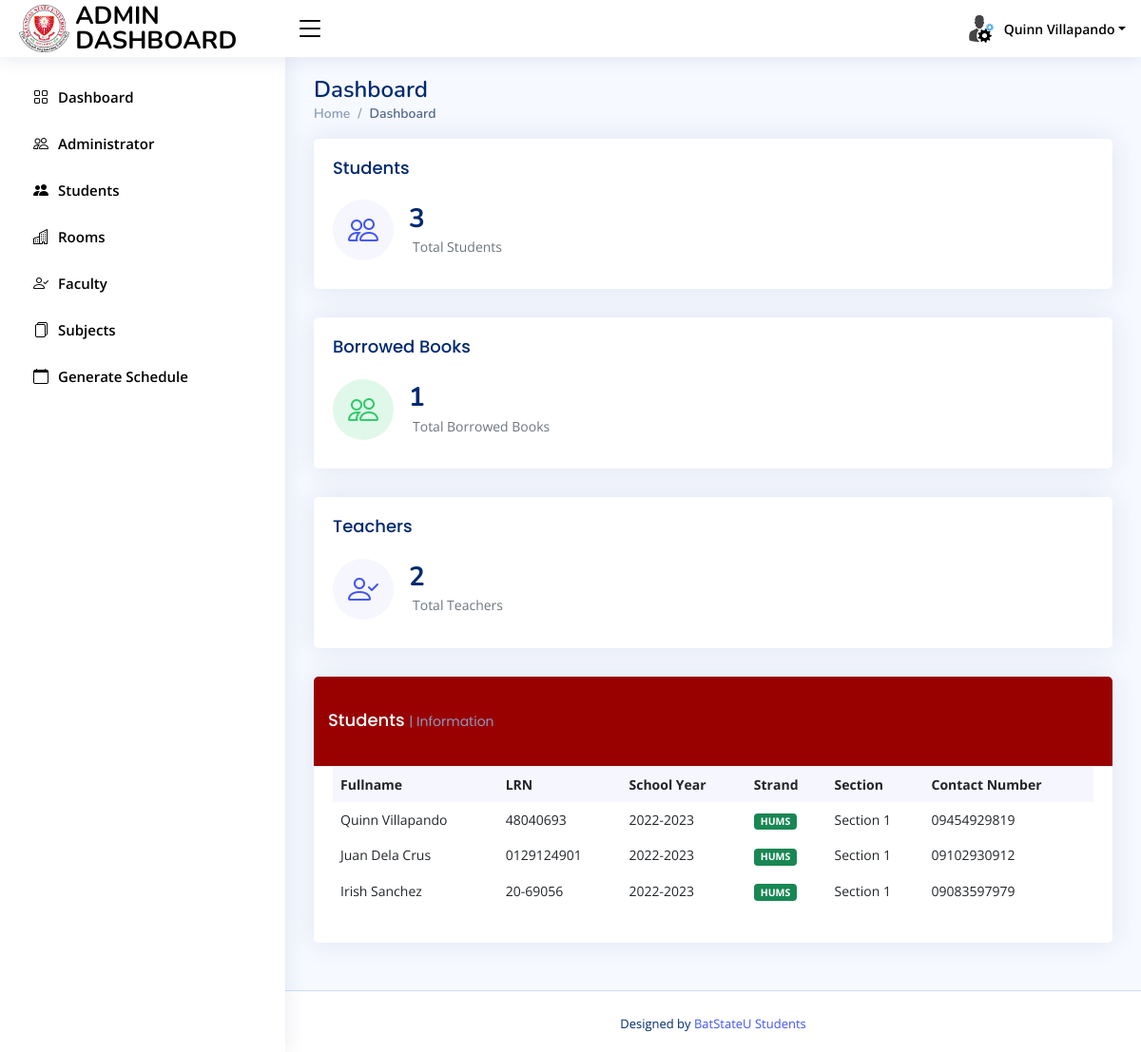
Page /dashboard.php (signed in) on the committed database.
### tables this page shows
CREATE TABLE `tbl_students` (
  `id` int(255) NOT NULL,
  `name` varchar(255) NOT NULL,
  `gender` varchar(255) NOT NULL,
  `lrn` varchar(255) NOT NULL,
  `schoolyear` varchar(255) NOT NULL,
  `yearlevel` varchar(255) NOT NULL,
  `strand` varchar(255) NOT NULL,
  `contactnumber` varchar(255) NOT NULL,
  `parents` varchar(255) NOT NULL,
  `parentscontactnumber` varchar(255) NOT NULL,
  `section` varchar(255) NOT NULL,
  `email` varchar(255) NOT NULL,
  `file` varchar(255) NOT NULL,
  `username` varchar(255) NOT NULL,
  `password` varchar(255) NOT NULL,
  `type` varchar(255) NOT NULL
);

### dashboard.php (the view, shortened to what this page needs)
<?php include 'head.php'; ?>
<body >
<?php include 'nav.php'; ?>
<?php include 'sidebar.php'; ?>
  <main id="main" class="main">
    <div class="pagetitle">
      <h1>Dashboard</h1>
      <nav>
        <ol class="breadcrumb">
          <li class="breadcrumb-item"><a href="index.html">Home</a></li>
          <li class="breadcrumb-item active">Dashboard</li>
        </ol>
      </nav>
    </div>
    <section class="section dashboard">
      <div class="row">
            <div class="col-xxl-4 col-xl-12">
              <div class="card info-card sales-card">
                <div class="card-body">
                  <h5 class="card-title">Students</h5>
                  <div class="d-flex align-items-center">
                    <div class="card-icon rounded-circle d-flex align-items-center justify-content-center">
                      <i class="bi bi-people"></i>
                    </div>
                    <div class="ps-3">
                      <h6><?php
                      $query1="SELECT count(*) as totalstudents FROM tbl_students WHERE type='Student'";
                      $result=mysqli_query($con,$query1);
                      if($result){
                          while($row=mysqli_fetch_assoc($result))
                        {
                              $totalstudents=$row['totalstudents'];
                        }
                        }
                        ?>
                          <?php echo $totalstudents; ?></h6><span class="text-muted small pt-2 ps-1">Total Students</span>
                    </div>
                  </div>
                </div>
              </div>
            </div>
            <div class="col-xxl-4 col-xl-12">
              <div class="card info-card revenue-card">
                <div class="card-body">
                  <h5 class="card-title">Borrowed Books</h5>
                  <div class="d-flex align-items-center">
                    <div class="card-icon rounded-circle d-flex align-items-center justify-content-center">
                      <i class="bi bi-people"></i>
                    </div>
                    <div class="ps-3">
                      <h6><?php
                      $query1="SELECT count(*) as totalparents FROM tbl_students GROUP BY username";
                      $result=mysqli_query($con,$query1);
                      if($result){
                          while($row=mysqli_fetch_assoc($result))
                        {
                              $totalparents=$row['totalparents'];
                        }
                        }
                        ?>
                          <?php echo $totalparents; ?></h6><span class="text-muted small pt-2 ps-1">Total Borrowed Books</span>
                    </div>
                  </div>
                </div>
              </div>
            </div>
            <div class="col-xxl-4 col-xl-12">
              <div class="card info-card sales-card">
                <div class="card-body">
                  <h5 class="card-title">Teachers</h5>
                  <div class="d-flex align-items-center">
                    <div class="card-icon rounded-circle d-flex align-items-center justify-content-center">
                      <i class="bi bi-person-check"></i>
                    </div>
                    <div class="ps-3">
                      <h6><?php
                      $query1="SELECT count(*) as totalteacher FROM tbl_students WHERE type='Teacher'";
                      $result=mysqli_query($con,$query1);
                      if($result){
                          while($row=mysqli_fetch_assoc($result))
                        {
                              $totalteacher=$row['totalteacher'];
                        }
                        }
                        ?>
                          <?php echo $totalteacher;?></h6><span class="text-muted small pt-2 ps-1">Total Teachers</span>
                    </div>
                  </div>
                </div>
              </div>
            </div>
        <div class="col-lg-12">
          <div class="row">
            <div class="col-12">
              <div class="card recent-sales overflow-auto">
                <div class="card-header" style="background-color:rgb(153, 0, 0)">
                  <h5 class="card-title" style="color:white;">Students <span>| Information</span></h5>
               </div>
                <div class="card-body">
                  <table class="table table-borderless datatable">
                    <thead>
                      <tr>
                        <th scope="col">Fullname</th>
                        <th scope="col">LRN</th>
                        <th scope="col">School Year</th>
                        <th scope="col">Strand</th>
                        <th scope="col">Section</th>
                        <th scope="col">Contact Number</th>
                      </tr>
                    </thead>
                    <tbody>
                    <?php
                      $query = "SELECT * FROM tbl_students WHERE type='Student'";
                      $read = mysqli_query($con,$query) or die(mysqli_error());
                      while ($row = mysqli_fetch_array($read)){
                        $name = $row['name'];
                        $lrn = $row['lrn'];
                        $schoolyear = $row['schoolyear'];
                        $strand = $row['strand'];
                        $contactnumber = $row['contactnumber'];
                        $section = $row['section'];
                        echo'<tr>
                           <td>'.$name.'</td>
                           <td>'.$lrn.'</td>
                           <td>'.$schoolyear.'</td>
                           <td><span class="badge bg-success">'.$strand.'</span></td>
                           <td>'.$section.'</td>
                           <td>'.$contactnumber.'</td>
                        </tr>';
                        }
                      ?>
                    </tbody>
                  </table>
                </div>
              </div>
            </div>
          </div>
        </div>
      </div>
    </section>
  </main>
 <?php include 'footer.php'; ?>
</body>
</html>

### head.php (shortened to what this page needs)
<?php
include'connection/conn.php';
$id=$_SESSION['id'];
$query = "SELECT * FROM tbl_admin WHERE id='".$id."'";
$read = mysqli_query($con,$query) or die(mysqli_error());
  while ($row = mysqli_fetch_array($read)){
  $fullname = $row['fullname'];
}
?>
<!DOCTYPE html>
<html lang="en">
<head>
  <link href="assets/vendor/bootstrap/css/bootstrap.min.css" rel="stylesheet">
  <link href="assets/vendor/bootstrap-icons/bootstrap-icons.css" rel="stylesheet">
  <link href="assets/vendor/boxicons/css/boxicons.min.css" rel="stylesheet">
  <link href="assets/vendor/quill/quill.snow.css" rel="stylesheet">
  <link href="assets/vendor/quill/quill.bubble.css" rel="stylesheet">
  <link href="assets/vendor/remixicon/remixicon.css" rel="stylesheet">
  <link href="assets/vendor/simple-datatables/style.css" rel="stylesheet">
  <link href="assets/css/style.css" rel="stylesheet">
  <link rel="stylesheet" href="https://cdnjs.cloudflare.com/ajax/libs/jqueryui/1.12.1/jquery-ui.css" />
</head>

### nav.php (shortened to what this page needs)
<header id="header" style="background-color:rgb(255, 255, 255)  " class="header fixed-top d-flex align-items-center">
  <div class="d-flex align-items-center justify-content-between">
    <a href="" class="logo d-flex align-items-center">
         <img src="../assets/img/logomain.png" alt="" height="50px">
                <span class="d-none d-lg-block" style="color:black">ADMIN DASHBOARD</span>
    </a>
    <i style="color:black" class="bi bi-list toggle-sidebar-btn" ></i>
  </div>
  <nav class="header-nav ms-auto">
    <ul class="d-flex align-items-center">
      <li class="nav-item dropdown pe-3">
        <a class="nav-link nav-profile d-flex align-items-center pe-0" href="#" data-bs-toggle="dropdown">
          <img src="img/administrator.png" alt="Profile" class="rounded-circle" style="color:black">
          <span class="d-none d-md-block dropdown-toggle ps-2" style="color:black"><?php echo $fullname; ?></span>
        </a>
      </li>
    </ul>
  </nav>
</header>

### sidebar.php
<aside id="sidebar" class="sidebar" style="background-color:rgb(255, 255, 255)">
  <ul class="sidebar-nav" id="sidebar-nav" style="background-color: rgb(255, 255, 255)">
    <li class="nav-item" >
      <a class="nav-link " href="dashboard.php" style="background-color:rgb(255, 255, 255)">
        <i class="bi bi-grid" style="color:black"></i>
        <span style="color:black">Dashboard</span>
      </a>
    </li>
    <li class="nav-item">
      <a class="nav-link " href="add_admin.php" style="background-color:rgb(255, 255, 255)">
        <i class="bi bi-people" style="color:black"></i>
        <span style="color:black">Administrator</span>
      </a>
    </li>
    <li class="nav-item">
      <a class="nav-link " href="add_student.php" style="background-color:rgb(255, 255, 255)">
        <i class="bi bi-people-fill" style="color:black"></i>
        <span style="color:black">Students <span class="badge bg-danger"></span></span>
      </a>
    </li>
     <li class="nav-item">
      <a class="nav-link " href="add_rooms.php" style="background-color:rgb(255, 255, 255)">
        <i class="bi bi-building" style="color:black"></i>
        <span style="color:black">Rooms <span class="badge bg-danger"></span></span>
      </a>
    </li>
    <li class="nav-item">
      <a class="nav-link " href="add_teacher.php" style="background-color:rgb(255, 255, 255)">
        <i class="bi bi-person-check" style="color:black"></i>
        <span style="color:black">Faculty <span class="badge bg-danger"></span></span>
      </a>
    </li>
    <li class="nav-item">
      <a class="nav-link " href="add_subjects.php" style="background-color:rgb(255, 255, 255)">
        <i class="bi bi-files" style="color:black"></i>
        <span style="color:black">Subjects <span class="badge bg-danger"></span></span>
      </a>
    </li>
     <li class="nav-item">
      <a class="nav-link " href="generate_schedule.php" style="background-color:rgb(255, 255, 255)">
        <i class="bi bi-calendar" style="color:black"></i>
        <span style="color:black">Generate Schedule <span class="badge bg-danger"></span></span>
      </a>
    </li>
  </ul>
</aside>

### footer.php
<footer id="footer" class="footer">
  <div class="credits">
    Designed by <a href="">BatStateU Students</a>
  </div>
</footer>

### assets/css/style.css (style rules this page uses)
:root { scroll-behavior: smooth; }
body { font-family: "Open Sans", sans-serif; background: #f6f9ff; color: #444444; }
a { color: #4154f1; text-decoration: none; }
h1, h2, h3, h4, h5, h6 { font-family: "Nunito", sans-serif; }
#main { margin-top: 60px; padding: 20px 30px; transition: all 0.3s; }
.pagetitle { margin-bottom: 10px; }
.pagetitle h1 { font-size: 24px; margin-bottom: 0; font-weight: 600; color: #012970; }
.card { margin-bottom: 30px; border: none; border-radius: 5px; box-shadow: 0px 0 30px rgba(1, 41, 112, 0.1); }
.card-header, .card-footer { border-color: #ebeef4; background-color: #fff; color: #798eb3; padding: 15px; }
.card-title { padding: 20px 0 15px 0; font-size: 18px; font-weight: 500; color: #012970; font-family: "Poppins", sans-serif; }
.card-title span { color: #899bbd; font-size: 14px; font-weight: 400; }
.card-body { padding: 0 20px 20px 20px; }
.breadcrumb { font-size: 14px; font-family: "Nunito", sans-serif; color: #899bbd; font-weight: 600; }
.breadcrumb a { color: #899bbd; transition: 0.3s; }
.breadcrumb .breadcrumb-item::before { color: #899bbd; }
.breadcrumb .active { color: #51678f; font-weight: 600; }
.logo { line-height: 1; }
@media (min-width: 1200px) { .logo { width: 280px; } }
.logo img { max-height: 300px; margin-right: 6px; }
.logo span { font-size: 26px; font-weight: 700; color: #012970; font-family: "Nunito", sans-serif; }
.header { transition: all 0.5s; z-index: 997; height: 60px; box-shadow: 0px 2px 20px rgba(1, 41, 112, 0.1); background-color: #fff; padding-left: 20px; }
.header .toggle-sidebar-btn { font-size: 32px; padding-left: 10px; cursor: pointer; color: #012970; }
.header-nav ul { list-style: none; }
.header-nav > ul { margin: 0; padding: 0; }
.header-nav .nav-profile { color: #012970; }
.header-nav .nav-profile img { max-height: 36px; }
.header-nav .nav-profile span { font-size: 14px; font-weight: 600; }
.sidebar { position: fixed; top: 60px; left: 0; bottom: 0; width: 300px; z-index: 996; transition: all 0.3s; padding: 20px; overflow-y: auto; scrollbar-width: thin; scrollbar-color: #aab7cf transparent; box-shadow: 0px 0px 20px rgba(1, 41, 112, 0.1); background-color: #fff; }
@media (min-width: 1200px) { #main, #footer { margin-left: 300px; } }
.sidebar-nav { padding: 0; margin: 0; list-style: none; }
.sidebar-nav li { padding: 0; margin: 0; list-style: none; }
.sidebar-nav .nav-item { margin-bottom: 5px; }
.sidebar-nav .nav-link { display: flex; align-items: center; font-size: 15px; font-weight: 600; color: #4154f1; transition: 0.3; background: #f6f9ff; padding: 10px 15px; border-radius: 4px; }
.sidebar-nav .nav-link i { font-size: 16px; margin-right: 10px; color: #4154f1; }
.dashboard .info-card { padding-bottom: 10px; }
.dashboard .info-card h6 { font-size: 28px; color: #012970; font-weight: 700; margin: 0; padding: 0; }
.dashboard .card-icon { font-size: 32px; line-height: 0; width: 64px; height: 64px; flex-shrink: 0; flex-grow: 0; }
.dashboard .sales-card .card-icon { color: #4154f1; background: #f6f6fe; }
.dashboard .revenue-card .card-icon { color: #2eca6a; background: #e0f8e9; }
.dashboard .recent-sales { font-size: 14px; }
.dashboard .recent-sales .table thead { background: #f6f6fe; }
.dashboard .recent-sales .table thead th { border: 0; }
.footer { padding: 20px 0; font-size: 14px; transition: all 0.3s; border-top: 1px solid #cddfff; background-color:white; }
.footer .credits { padding-top: 5px; text-align: center; font-size: 13px; color: #012970; }

### rows in the picture
tbl_students: name "Quinn Villapando", lrn "48040693", schoolyear "2022-2023", strand "HUMS", section "Section 1", contactnumber "09454929819"
tbl_students: name "Juan Dela Crus", lrn "0129124901", schoolyear "2022-2023", strand "HUMS", section "Section 1", contactnumber "09102930912"
tbl_students: name "Irish Sanchez", lrn "20-69056", schoolyear "2022-2023", strand "HUMS", section "Section 1", contactnumber "09083597979"

### other values in the picture
$fullname "Quinn Villapando"
$totalstudents "3"
$totalparents "1"
$totalteacher "2"
